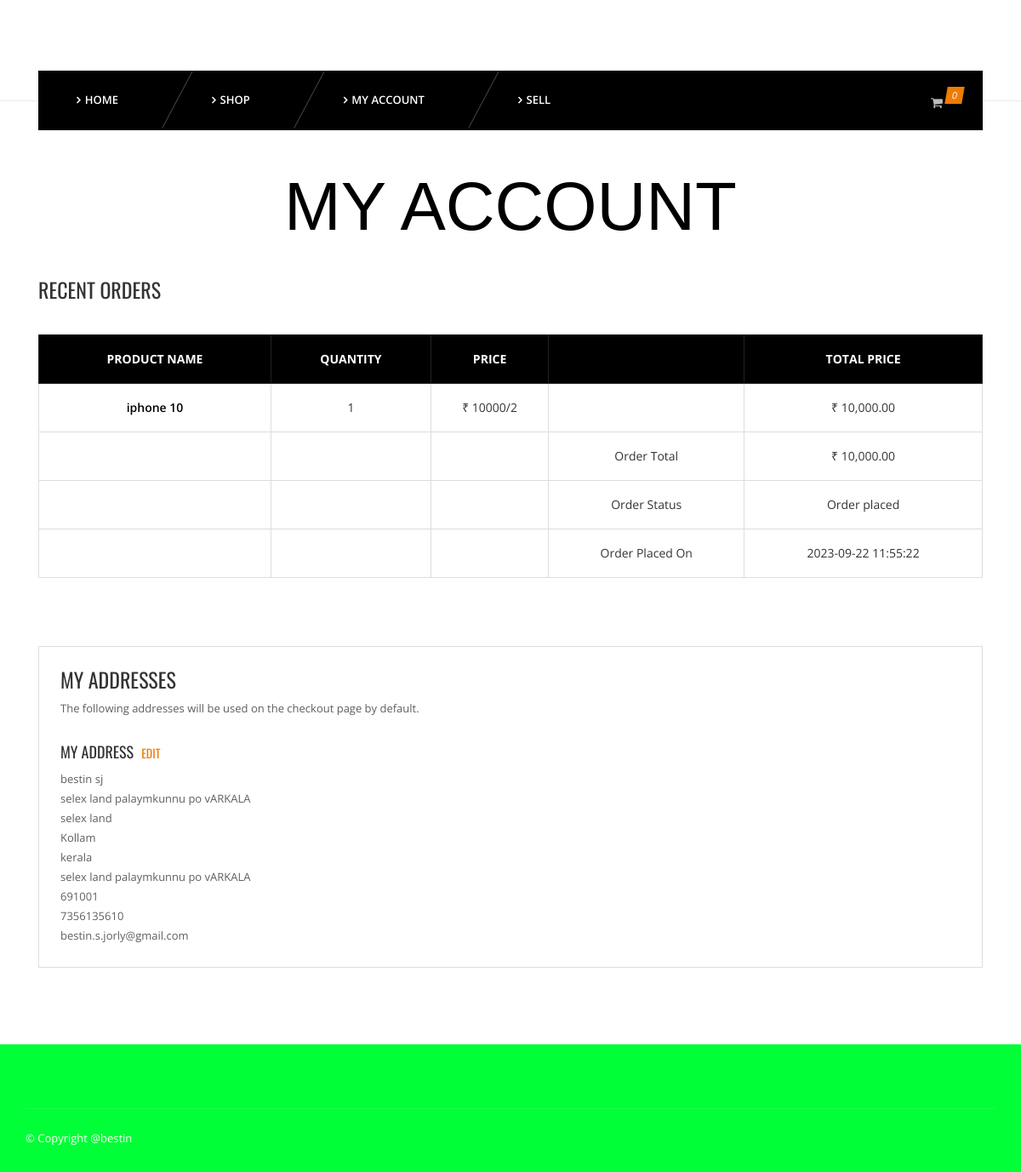
Screenshot of /user/shopping/view-order.php?id=14 (signed in) with the database file from the repository.
### tables this page shows
CREATE TABLE `orderitems` (
  `id` int(11) NOT NULL,
  `pid` int(11) NOT NULL,
  `pquantity` varchar(255) NOT NULL,
  `orderid` int(11) NOT NULL,
  `productprice` varchar(255) NOT NULL
);

CREATE TABLE `products` (
  `id` int(11) NOT NULL,
  `name` varchar(255) NOT NULL,
  `catid` int(11) NOT NULL,
  `price` varchar(255) NOT NULL,
  `thumb` varchar(255) NOT NULL,
  `img1` varchar(220) NOT NULL DEFAULT 'uploads/img1',
  `img2` varchar(223) NOT NULL DEFAULT 'uploads/img2',
  `img3` varchar(223) NOT NULL DEFAULT 'uploads/img3',
  `description` varchar(255) NOT NULL,
  `unit` text NOT NULL,
  `sp_id` int(11) NOT NULL
);

CREATE TABLE `orders` (
  `id` int(11) NOT NULL,
  `uid` int(11) NOT NULL,
  `totalprice` varchar(255) NOT NULL,
  `orderstatus` varchar(255) NOT NULL,
  `shipping` varchar(30) NOT NULL,
  `paymentmode` varchar(255) NOT NULL,
  `sp_accept` int(90) NOT NULL DEFAULT 0,
  `timestamp` datetime NOT NULL DEFAULT current_timestamp()
);

CREATE TABLE `users` (
  `id` int(11) NOT NULL,
  `username` varchar(50) NOT NULL,
  `email` varchar(250) NOT NULL,
  `address` varchar(250) NOT NULL,
  `password` varchar(255) NOT NULL,
  `created_at` datetime DEFAULT current_timestamp()
);

CREATE TABLE `usersmeta` (
  `id` int(11) NOT NULL,
  `uid` int(11) NOT NULL,
  `firstname` varchar(255) NOT NULL,
  `lastname` varchar(255) NOT NULL,
  `company` varchar(255) NOT NULL,
  `address1` varchar(255) NOT NULL,
  `address2` varchar(255) NOT NULL,
  `city` varchar(255) NOT NULL,
  `state` varchar(255) NOT NULL,
  `country` varchar(255) NOT NULL,
  `zip` varchar(255) NOT NULL,
  `mobile` varchar(255) NOT NULL,
  `updated` timestamp(6) NOT NULL DEFAULT current_timestamp(6) ON UPDATE current_timestamp(6)
);

### user/shopping/view-order.php (the view, shortened to what this page needs)
<?php
	require_once '../config/connect.php';
include 'inc/header.php';
include 'inc/nav.php';
$uid = $_SESSION['customerid'];
?>
	<section id="content">
		<div class="content-blog content-account">
			<div class="container">
				<div class="row">
					<div class="page_header text-center">
						<h2>My Account</h2>
					</div>
					<div class="col-md-12">
			<h3>Recent Orders</h3>
			<br>
			<table class="cart-table account-table table table-bordered">
				<thead>
					<tr>
						<th>Product Name</th>
						<th>Quantity</th>
						<th>Price</th>
						<th></th>
						<th>Total Price</th>
					</tr>
				</thead>
				<tbody>
				<?php
					if(isset($_GET['id']) & !empty($_GET['id'])){
						$oid = $_GET['id'];
					}else{
						header('location: my-account.php');
					}
					$ordsql = "SELECT * FROM orders WHERE uid='$uid' AND id='$oid'";
					$ordres = mysqli_query($connection, $ordsql);
					$ordr = mysqli_fetch_assoc($ordres);
					$orditmsql = "SELECT * FROM orderitems o JOIN products p WHERE o.pid=p.id and o.orderid=$oid";
					$orditmres = mysqli_query($connection, $orditmsql);
					while($orditmr = mysqli_fetch_assoc($orditmres)){
				?>
					<tr>
						<td>
							<a href="single.php?id=<?php echo $orditmr['pid']; ?>"><?php echo substr($orditmr['name'], 0, 25); ?></a>
						</td>
						<td>
							<?php echo $orditmr['pquantity']; ?>
						</td>
						<td>
						₹ <?php echo $orditmr['productprice']; ?>/<?php echo $orditmr['unit']; ?>
						</td>
						<td>
						</td>
						<td>
						₹ <?php echo number_format($orditmr['productprice']*$orditmr['pquantity'], 2); ?>
						</td>
					</tr>
				<?php } ?>
					<tr>
						<td></td>
						<td></td>
						<td></td>
						<td>
							Order Total
						</td>
						<td>
						₹ <?php echo number_format($ordr['totalprice'], 2); ?>
						</td>
					</tr>
					<tr>
						<td></td>
						<td></td>
						<td></td>
						<td>
							Order Status
						</td>
						<td>
							<?php echo $ordr['orderstatus']; ?>
						</td>
					</tr>
					<tr>
						<td></td>
						<td></td>
						<td></td>
						<td>
							Order Placed On
						</td>
						<td>
							<?php echo $ordr['timestamp']; ?>
						</td>
					</tr>
				</tbody>
			</table>
			<br>
			<br>
			<br>
			<div class="ma-address">
						<h3>My Addresses</h3>
						<p>The following addresses will be used on the checkout page by default.</p>
			<div class="row">
				<div class="col-md-6">
								<h4>My Address <a href="edit-address.php">Edit</a></h4>
					<?php
						$csql = "SELECT u1.firstname, u1.lastname, u1.address1, u1.address2, u1.city, u1.state, u1.country, u1.company, u.email, u1.mobile, u1.zip FROM users u JOIN usersmeta u1 WHERE u.id=u1.uid AND u.id=$uid";
						$cres = mysqli_query($connection, $csql);
						if(mysqli_num_rows($cres) == 1){
							$cr = mysqli_fetch_assoc($cres);
							echo "<p>".$cr['firstname'] ." ". $cr['lastname'] ."</p>";
							echo "<p>".$cr['address1'] ."</p>";
							echo "<p>".$cr['address2'] ."</p>";
							echo "<p>".$cr['city'] ."</p>";
							echo "<p>".$cr['state'] ."</p>";
							echo "<p>".$cr['company'] ."</p>";
							echo "<p>".$cr['zip'] ."</p>";
							echo "<p>".$cr['mobile'] ."</p>";
							echo "<p>".$cr['email'] ."</p>";
						}
					?>
				</div>
				<div class="col-md-6">
				</div>
			</div>
			</div>
					</div>
				</div>
			</div>
		</div>
	</section>
<?php include 'inc/footer.php' ?>

### user/shopping/css/light.css (style rules this page uses)
body { background-color:#fff; }
p { color:#5f5f5f; }

### rows the page displays
orderitems: products.name "iphone 10", pquantity "1", productprice "10000", products.unit "2", $orditmr['productprice']*$orditmr['pquantity'] "10,000.00"
orders: totalprice "10,000.00", orderstatus "Order placed", timestamp "2023-09-22 11:55:22"
users: usersmeta.firstname "bestin", usersmeta.lastname "sj", usersmeta.address1 "selex land palaymkunnu po vARKALA", usersmeta.address2 "selex land", usersmeta.city "Kollam", usersmeta.state "kerala", usersmeta.company "selex land palaymkunnu po vARKALA", usersmeta.zip "691001", usersmeta.mobile "7356135610", email "bestin.s.jorly@gmail.com"

### other values shown
count($cart) "0"
